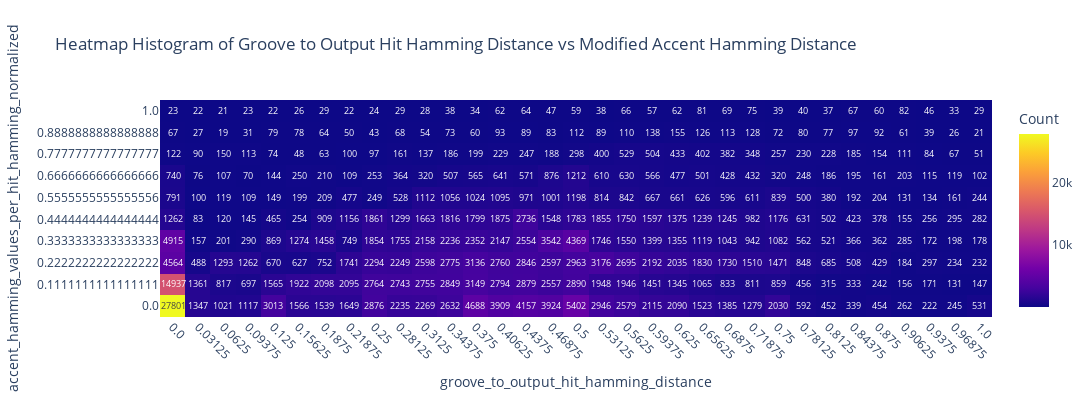

Here is the notebook cell this chart was saved with:
### Code cell
create_heatmap_histogram(control_features_df,
                         key1="groove_to_output_hit_hamming_distance",
                         key2="accent_hamming_values_per_hit_hamming_normalized",
                         bins=None,
                         title="Heatmap Histogram of Groove to Output Hit Hamming Distance vs Modified Accent Hamming Distance",
                         )

### Figure 1 — Plotly figure (JSON) as saved in the notebook; plotly's stock layout.template omitted (floating-point values rounded to 4 significant figures; data arrays with more than 128 entries replaced by an {"elided": "..."} marker saying what was removed)
{"data": [{"colorbar": {"title": {"text": "Count"}}, "colorscale": [[0.0, "#0d0887"], [0.1111, "#46039f"], [0.2222, "#7201a8"], [0.3333, "#9c179e"], [0.4444, "#bd3786"], [0.5556, "#d8576b"], [0.6667, "#ed7953"], [0.7778, "#fb9f3a"], [0.8889, "#fdca26"], [1.0, "#f0f921"]], "hovertemplate": "groove_to_output_hit_hamming_distance: %{x}<br>accent_hamming_values_per_hit_hamming_normalized: %{y}<br>Count: %{z}<extra></extra>", "showscale": true, "text": {"elided": "10x33 str values"}, "textfont": {"size": 9}, "texttemplate": "%{text}", "x": ["0.0", "0.03125", "0.0625", "0.09375", "0.125", "0.15625", "0.1875", "0.21875", "0.25", "0.28125", "0.3125", "0.34375", "0.375", "0.40625", "0.4375", "0.46875", "0.5", "0.53125", "0.5625", "0.59375", "0.625", "0.65625", "0.6875", "0.71875", "0.75", "0.78125", "0.8125", "0.84375", "0.875", "0.90625", "0.9375", "0.96875", "1.0"], "y": ["0.0", "0.1111111111111111", "0.2222222222222222", "0.3333333333333333", "0.4444444444444444", "0.5555555555555556", "0.6666666666666666", "0.7777777777777777", "0.8888888888888888", "1.0"], "z": {"elided": "10x33 int values"}, "type": "heatmap"}], "layout": {"xaxis": {"title": {"text": "groove_to_output_hit_hamming_distance"}, "tickangle": 45}, "yaxis": {"title": {"text": "accent_hamming_values_per_hit_hamming_normalized"}, "tickangle": 0}, "title": {"text": "Heatmap Histogram of Groove to Output Hit Hamming Distance vs Modified Accent Hamming Distance"}, "width": 1200, "height": 400}}
